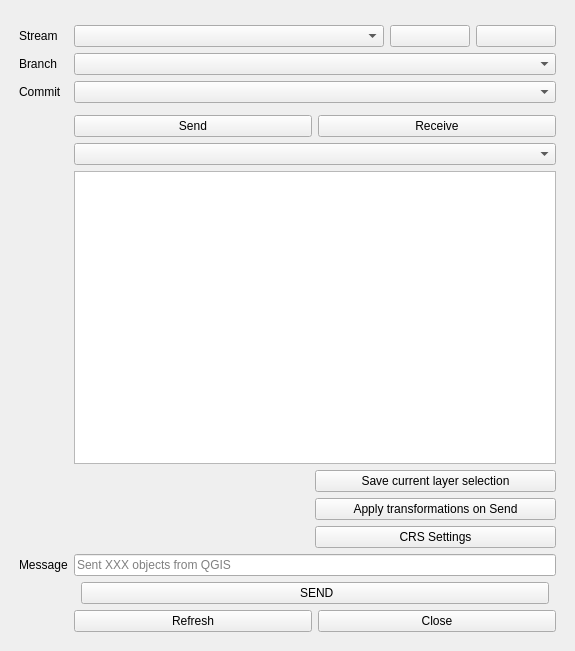
<?xml version="1.0" encoding="UTF-8"?>
<ui version="4.0">
 <class>SpeckleQGISDialogBase</class>
 <widget class="QDockWidget" name="SpeckleQGISDialogBase">
  <property name="geometry">
   <rect>
    <x>0</x>
    <y>0</y>
    <width>575</width>
    <height>651</height>
   </rect>
  </property>

  <widget class="QWidget" name="dockWidgetContents">
   <layout class="QGridLayout" name="gridLayout">
    <item row="0" column="0">
     <layout class="QVBoxLayout" name="verticalLayout">
      <item>
       <layout class="QFormLayout" name="formLayout">
        <property name="leftMargin">
         <number>10</number>
        </property>
        <property name="topMargin">
         <number>10</number>
        </property>
        <property name="rightMargin">
         <number>10</number>
        </property>
        <property name="bottomMargin">
         <number>10</number>
        </property>

        
        <item row="0" column="1">
          <layout class="QHBoxLayout" name="streamListButtons">
          </layout>
        </item>

        <item row="1" column="0">
         <widget class="QLabel" name="streamListLabel">
          <property name="text">
           <string>Stream</string>
          </property>
         </widget>
        </item>

        <item row="1" column="1">
          <layout class="QHBoxLayout" name="streamListButtons" stretch="20,1">
            <item>
              <widget class="QComboBox" name="streamList"/>
            </item>
            <item>
            <widget class="QPushButton" name="streams_add_button">
              <property name="text">
              <string> </string>
              </property>
            </widget>
            </item>
            <item>
              <widget class="QPushButton" name="streams_remove_button">
                <property name="text">
                <string> </string>
                </property>
                  <property name="geometry">
                    <rect>
                      <x>0</x>
                      <y>0</y>
                      <width>10</width>
                      <height>10</height>
                    </rect>
                  </property>
              </widget>
            </item>
          </layout>
        </item>



        <item row="2" column="0">
         <widget class="QLabel" name="streamBranchLabel">
          <property name="text">
           <string>Branch</string>
          </property>
         </widget>
        </item>
        <item row="2" column="1">
         <widget class="QComboBox" name="streamBranchDropdown"/>
        </item>
        <item row="3" column="0">
         <widget class="QLabel" name="commitLabel">
          <property name="text">
           <string>Commit</string>
          </property>
         </widget>
        </item>
        <item row="3" column="1">
         <widget class="QComboBox" name="commitDropdown"/>
        </item>
        
        <item row="4" column="1">
          <layout class="QHBoxLayout" name="horizontalLayout">
         </layout>
        </item>

        
        <item row="5" column="1">
         <layout class="QHBoxLayout" name="horizontalLayout">
          <item>
           <widget class="QPushButton" name="sendModeButton">
            <property name="enabled">
             <bool>true</bool>
            </property>
            <property name="text">
             <string>Send</string>
            </property>
           </widget>
          </item>
          <item>
           <widget class="QPushButton" name="receiveModeButton">
            <property name="text">
             <string>Receive</string>
            </property>
           </widget>
          </item>
         </layout>
        </item>

        <item row="6" column="1">
         <widget class="QComboBox" name="layerSendModeDropdown"/>
        </item>



        <item row="7" column="1">
         <widget class="QListWidget" name="layersWidget">
          <property name="selectionMode">
           <enum>QAbstractItemView::NoSelection</enum>
          </property>
          <property name="sizePolicy">
           <sizepolicy hsizetype="Expanding" vsizetype="MinimumExpanding">
            <horstretch>0</horstretch>
            <verstretch>0</verstretch>
           </sizepolicy>
          </property>
          <property name="sizeAdjustPolicy">
           <enum>QAbstractScrollArea::AdjustToContents</enum>
          </property>
          <property name="resizeMode">
           <enum>QListView::Fixed</enum>
          </property>
          <property name="viewMode">
           <enum>QListView::ListMode</enum>
          </property>
         </widget>
        </item>


        <item row="8" column="1">
          <layout class="QHBoxLayout" name="horizontalLayout"  stretch="1,1">
            <item>
            <spacer name="horizontalSpacer">
              <property name="orientation">
              <enum>Qt::Horizontal</enum>
              </property>
              <property name="sizeType">
              <enum>QSizePolicy::Expanding</enum>
              </property>
            </spacer>
            </item>

            <item>
              <widget class="QPushButton" name="saveLayerSelection">
                <property name="enabled">
                  <bool>true</bool>
                </property>
                <property name="text">
                  <string>Save current layer selection</string>
                </property>
              </widget>
            </item>
          </layout>
        </item>

        <item row="9" column="1">
          <layout class="QHBoxLayout" name="horizontalLayout"  stretch="1,1">
            <item>
            <spacer name="horizontalSpacer">
              <property name="orientation">
              <enum>Qt::Horizontal</enum>
              </property>
              <property name="sizeType">
              <enum>QSizePolicy::Expanding</enum>
              </property>
            </spacer>
            </item>

            <item>
              <widget class="QPushButton" name="setMapping">
                <property name="enabled">
                  <bool>true</bool>
                </property>
                <property name="text">
                  <string>Apply transformations on Send</string>
                </property>
              </widget>
            </item>
          </layout>
        </item>


        <item row="10" column="1">
          <layout class="QHBoxLayout" name="horizontalLayout"  stretch="1,1">
            <item>
            <spacer name="horizontalSpacer">
              <property name="orientation">
              <enum>Qt::Horizontal</enum>
              </property>
              <property name="sizeType">
              <enum>QSizePolicy::Expanding</enum>
              </property>
            </spacer>
            </item>

            <item>
              <widget class="QPushButton" name="crsSettings">
                <property name="enabled">
                  <bool>true</bool>
                </property>
                <property name="text">
                  <string>CRS Settings</string>
                </property>
              </widget>
            </item>
          </layout>
        </item>






        <item row="11" column="0">
         <widget class="QLabel" name="messageLabel">
          <property name="text">
           <string>Message</string>
          </property>
         </widget>
        </item>
        <item row="11" column="1">
         <widget class="QLineEdit" name="messageInput">
          <property name="placeholderText">
           <string>Sent XXX objects from QGIS</string>
          </property>
         </widget>
        </item>

        

        <item row="12" column="1">
         <layout class="QHBoxLayout" name="horizontalLayout">
          <item>
          <spacer name="horizontalSpacer">
            <property name="orientation">
             <enum>Qt::Horizontal</enum>
            </property>
            <property name="sizeType">
             <enum>QSizePolicy::Expanding</enum>
            </property>
          </spacer>
          </item>

          <item>
           <widget class="QPushButton" name="runButton">
            <property name="text">
             <string> SEND</string>
            </property>
           </widget>
          </item>

          <item>
          <spacer name="horizontalSpacer">
            <property name="orientation">
             <enum>Qt::Horizontal</enum>
            </property>
            <property name="sizeType">
             <enum>QSizePolicy::Expanding</enum>
            </property>
          </spacer>
          </item>

         </layout>
        </item>

        
        <item row="13" column="1">
          <layout class="QHBoxLayout" name="horizontalLayout">
            
            <item>
              <widget class="QPushButton" name="reloadButton">
                <property name="enabled">
                <bool>true</bool>
                </property>
                <property name="text">
                <string>Refresh</string>
                </property>
              </widget>
            </item>
            <item>
              <widget class="QPushButton" name="closeButton">
                <property name="enabled">
                  <bool>true</bool>
                </property>
                <property name="text">
                  <string>Close</string>
                </property>
              </widget>
            </item>

          </layout>
        </item>

        

       </layout>
      </item>
     </layout>
    </item>
   </layout>
  </widget>
 </widget>
 <resources/>
 <connections/>
</ui>
